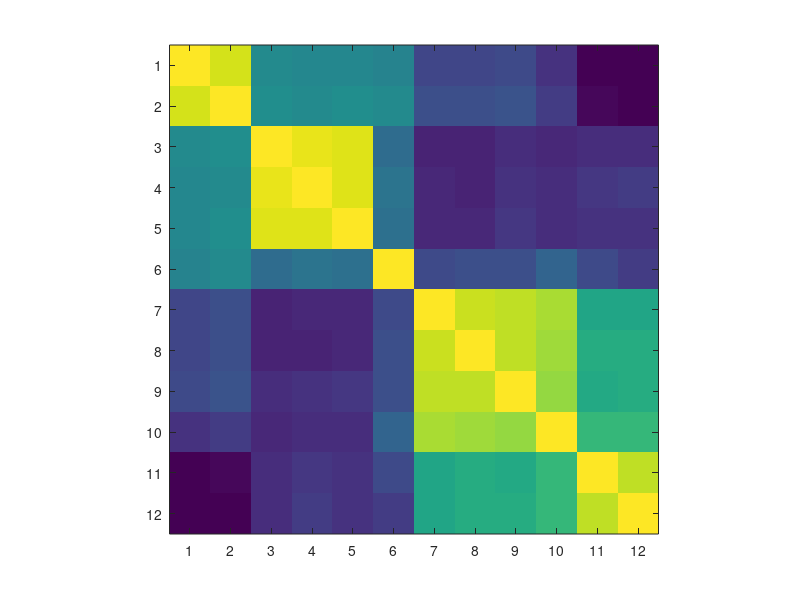

This figure's MATLAB source: (Note: this script raises an error after producing the figure.)
%% vnc t1 motor neuron similarity matrix PRIMARY NEURITES only
% starting with csv export of CATMAID neuron similarity results gives NBLAST scores as a
% matrix with skeleton ID headers. This matrix has left, right ("flipped" mixed). 
% Scores and header separated
load('lrT1primNblast88.mat');

% JMS's pymaid script was used to get names, bundles corresponding to these skeleton IDs in the
% transformed into template project
load('lrT1primNblast88Names.mat');
load('lrT1primNblast88LUT.mat');

%% left or right T1mns, broken up by nerve

% Hierarchical clustering with single linkage was performed on similarity 
% scores for motor neurons of each peripheral nerve using the SciPy Python 
% package by JMS

% ln: main leg nerve, an: accessory leg nerve, vn: ventral nerve, dn: dorsal nerve
nerve = 'an'; %choose ln, an, vn, or dn
side = 'left'; %chose left or right

if strcmp(side, 'left')
    if strcmp(nerve, 'ln')
        load('ln_lsingleHcT1primOrder.mat')
        hcOrder = ln_lsingleHcT1primOrder';
        nnames = ln_lsingleHcT1primOrder';
        plot_title = 'left T1 leg nerve MN clusters (by primary neurite; single linkage)';
    elseif strcmp(nerve, 'an')
        load('an_lsingleHcT1primOrder.mat')
        hcOrder = an_lsingleHcT1primOrder';
        nnames = an_lsingleHcT1primOrder';
        plot_title = 'left T1 accessory leg nerve MN clusters (by primary neurite; single linkage)';
    elseif strcmp(nerve, 'vn')
        load('vn_lsingleHcT1primOrder.mat')
        hcOrder = vn_lsingleHcT1primOrder';
        nnames = vn_lsingleHcT1primOrder';
        plot_title = 'left T1 ventral nerve MN clusters (by primary neurite; single linkage)';
    elseif strcmp(nerve, 'dn')
        load('dn_lsingleHcT1primOrder.mat')
        hcOrder = dn_lsingleHcT1primOrder';
        nnames = dn_lsingleHcT1primOrder';
        plot_title = 'left T1 dorsal nerve MN clusters (by primary neurite; single linkage)';
    end
elseif strcmp(side, 'right')
    if strcmp(nerve, 'ln')
        load('ln_rsingleHcT1primOrder.mat')
        hcOrder = ln_rsingleHcT1primOrder';
        nnames = ln_rsingleHcT1primOrder';
        plot_title = 'right T1 leg nerve MN clusters (by primary neurite; single linkage)';
    elseif strcmp(nerve, 'an')
        load('an_rsingleHcT1primOrder.mat')
        hcOrder = an_rsingleHcT1primOrder';
        nnames = an_rsingleHcT1primOrder';
        plot_title = 'right T1 accessory leg nerve MN clusters (by primary neurite; single linkage)';
    elseif strcmp(nerve, 'vn')
        load('vn_rsingleHcT1primOrder.mat')
        hcOrder = vn_rsingleHcT1primOrder';
        nnames = vn_rsingleHcT1primOrder';
        plot_title = 'right T1 ventral nerve MN clusters (by primary neurite; single linkage)';
    elseif strcmp(nerve, 'dn')
        load('dn_rsingleHcT1primOrder.mat')
        hcOrder = dn_rsingleHcT1primOrder';
        nnames = dn_rsingleHcT1primOrder';
        plot_title = 'right T1 dorsal nerve MN clusters (by primary neurite; single linkage)';
    end
end

%%
[Lia,Locb] = ismember(hcOrder,lrT1primNblast88Names);

% build matrix sorted by hc order
rM = [];

for i = 1:size(Locb,1)
       
        for j = 1:size(Locb,1)
        rM(i,j) = lrT1primNblast88(Locb(i),Locb(j));
        
        end
    
end

% for labels by bundle in hierarch order
bLables = [];

for i = 1:size(Locb,1)
    
     bLables{i,1} = lrT1primNblast88LUT{Locb(i),4};
     
end

% plot with imagesc

figure;h = imagesc(rM);
axis square
% set(gca, 'CLim', [-1, 1]);


ax = gca;
%// adjust position of ticks
set(ax,'XTick', (1:size(rM,2)) )
set(ax,'YTick', (1:size(rM,1)) )
ax.TickLength = [0 0];
%// set labels
set(ax,'XTickLabel',bLables)
xtickangle(90)
set(ax,'YTickLabel',nnames)
colorbar('location','EastOutside');
title(plot_title)
    
set(gcf,'renderer','painters');

